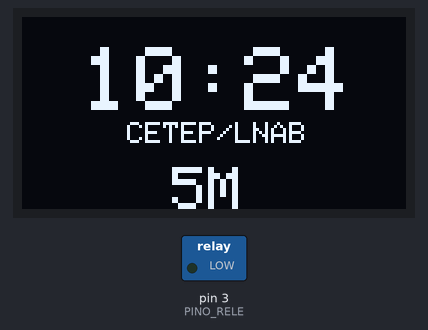
A sketch run on a simulated Arduino Uno, built with avr-gcc and run on an emulated ATmega328P. On the bench: 128×64 one-colour display, switched loads named in the sketch (green lamp = pin HIGH). The local clock reads 2024-03-15 10:24:30 at power-on unless the sketch sets it; what the sketch prints to the serial monitor is not drawn.

Above: at 0.1 s.
At 31.1 s:
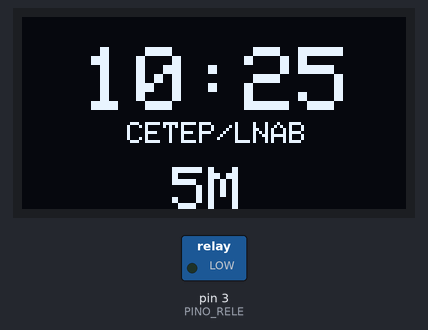
At 90.9 s:
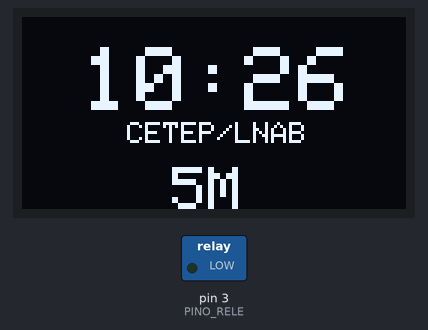

Measured:
- what the display in image 1 shows lasts 59.9 s, from 31.0 s to 90.9 s

The sketch:

oledalarme.ino
```cpp
#include <Wire.h>
#include "RTClib.h"
#include <Adafruit_GFX.h>
#include <Adafruit_SSD1306.h>

#define SCREEN_WIDTH 128
#define SCREEN_HEIGHT 64
#define OLED_RESET -1
Adafruit_SSD1306 display(SCREEN_WIDTH, SCREEN_HEIGHT, &Wire, OLED_RESET);

RTC_DS1307 rtc;

#define PINO_RELE 3  // Sirene ou buzzer

// Estrutura dos períodos
struct Periodo {
  int inicio;  // em minutos
  int fim;
  const char* nome;
};

Periodo periodos[] = {
  {420, 465, "1M"},   // 07:00 - 07:45
  {465, 510, "2M"},   // 07:45 - 08:30
  {510, 555, "3M"},   // 08:30 - 09:15
  {555, 600, "4M"},   // 09:15 - 10:00
  {600, 620, "Int"},  // 10:00 - 10:20
  {620, 665, "5M"},   // 10:20 - 11:05
  {665, 710, "6M"},   // 11:05 - 11:50

  {780, 825, "1T"},   // 13:00 - 13:45
  {825, 870, "2T"},   // 13:45 - 14:30
  {870, 915, "3T"},   // 14:30 - 15:15
  {915, 960, "4T"},   // 15:15 - 16:00
  {960, 980, "Int"},  // 16:00 - 16:20
  {980, 1025, "5T"},  // 16:20 - 17:05
  {1025, 1070, "6T"}, // 17:05 - 17:50

  {1110, 1155, "1N"}, // 18:30 - 19:15
  {1155, 1175, "Int"},// 19:15 - 19:35
  {1175, 1220, "2N"}, // 19:35 - 20:20
  {1220, 1265, "3N"}, // 20:20 - 21:05
  {1265, 1310, "4N"}  // 21:05 - 21:50
};


// Lista de horários de alarme (hora, minuto)
const int NUM_ALARMES = 19;
int alarmes[NUM_ALARMES][2] = {
  {7, 0}, {7, 45}, {8, 30}, {9, 15}, {10, 0}, {10, 20}, {11, 5},
  {13, 0}, {13, 45}, {14, 30}, {15, 15}, {16,00}, {16, 20}, {17, 5},
  {18, 30}, {19, 15}, {19, 35}, {20, 20}, {21, 5}
};

// Variáveis do alarme
bool alarmeAtivado = false;
unsigned long tempoDisparo = 0;
int ultimoMinutoDisparado = -1;
bool mostrarDisplay = true;
unsigned long ultimoToggle = 0;

void setup() {
  Wire.begin();
  Serial.begin(9600);
  rtc.begin();

  pinMode(PINO_RELE, OUTPUT);
  digitalWrite(PINO_RELE, LOW);
  //rtc.adjust(DateTime(2025, 5, 13, 14, 54, 0));

  if (!display.begin(SSD1306_SWITCHCAPVCC, 0x3C)) {
    Serial.println("Erro no display OLED");
    while (true);
  }

  display.clearDisplay();
  display.setTextColor(SSD1306_WHITE);
}

void loop() {
  DateTime now = rtc.now();
  int hora = now.hour();
  int minuto = now.minute();
  int agoraMin = hora * 60 + minuto;

  // Determina período
  const char* periodo = "Fora";
  for (auto& p : periodos) {
    if (agoraMin >= p.inicio && agoraMin < p.fim) {
      periodo = p.nome;
      break;
    }
  }

  // Verifica disparo de alarme (segunda a sexta)
  if (now.dayOfTheWeek() >= 1 && now.dayOfTheWeek() <= 5) {
    for (int i = 0; i < NUM_ALARMES; i++) {
      if (hora == alarmes[i][0] && minuto == alarmes[i][1] &&
          minuto != ultimoMinutoDisparado && !alarmeAtivado) {
        digitalWrite(PINO_RELE, HIGH);
        alarmeAtivado = true;
        tempoDisparo = millis();
        ultimoToggle = millis();
        mostrarDisplay = false;
        ultimoMinutoDisparado = minuto;

        Serial.print("ALARME DISPARADO em ");
        if (hora < 10) Serial.print("0");
        Serial.print(hora);
        Serial.print(":");
        if (minuto < 10) Serial.print("0");
        Serial.println(minuto);
      }
    }
  }

  // Piscar display durante alarme
  if (alarmeAtivado) {
    if (millis() - ultimoToggle >= 500) {
      mostrarDisplay = !mostrarDisplay;
      ultimoToggle = millis();
    }
    if (millis() - tempoDisparo >= 5000) {
      digitalWrite(PINO_RELE, LOW);
      alarmeAtivado = false;
      mostrarDisplay = true;
    }
  }

  // Atualiza display se permitido
  if (mostrarDisplay) {
    display.clearDisplay();
    display.setTextSize(3);
    display.setCursor(20, 10);
    if (hora < 10) display.print("0");
    display.print(hora);
    display.print(":");
    if (minuto < 10) display.print("0");
    display.print(minuto);
    display.setTextSize(1);
    display.setCursor(35, 35);
    display.print("CETEP/LNAB");
    display.setTextSize(2);
    display.setCursor(50, 50);
    display.print(periodo);
    display.display();
  } else {
    display.clearDisplay();  // Piscar
    display.display();
  }

  // Serial Monitor
  if (!alarmeAtivado) {
    Serial.print("Hora: ");
    if (hora < 10) Serial.print("0");
    Serial.print(hora);
    Serial.print(":");
    if (minuto < 10) Serial.print("0");
    Serial.print(minuto);
    Serial.print(" | Periodo: ");
    Serial.println(periodo);
  }

  delay(1000);
}
```
